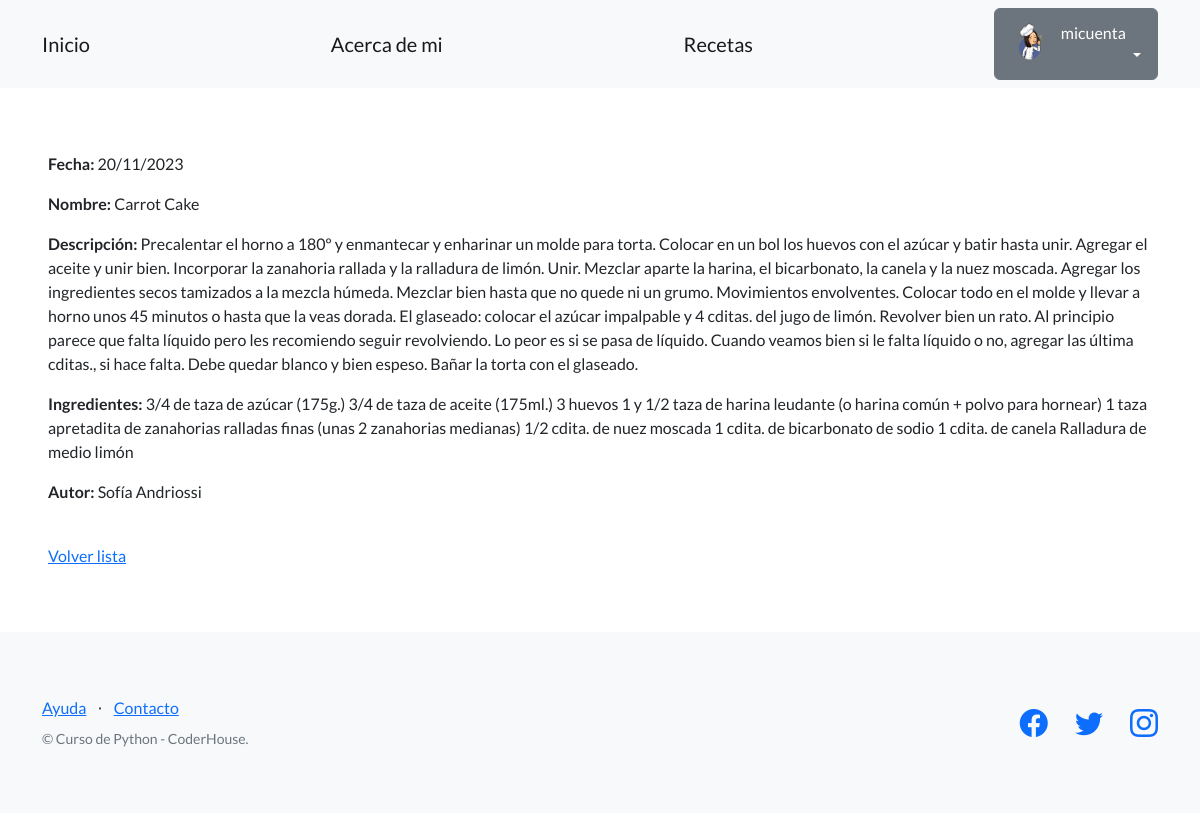
Page /nutricheff/recetas/1/ (signed in) on the committed database.
### perfiles/models.py (models this page shows, shortened)
class Avatar(models.Model):
   user = models.OneToOneField(User, on_delete=models.CASCADE, null=True)
   imagen = models.ImageField(upload_to='avatares', null=True, blank=True)

### control_recetas/models.py (models this page shows, shortened)
class Recetas(models.Model):
    nombre=models.CharField(max_length=25)
    descripcion= models.CharField(max_length=1500)
    ingredientes = models.CharField(max_length=1000)
    autor = models.CharField(max_length=25)
    creador = models.ForeignKey(User, on_delete=models.SET_NULL, null=True)
    fecha= models.CharField(max_length=25, default="fecha desconocida")

### control_recetas/views.py (the view)
# urls.py: path("recetas/<int:pk>/", RecetaDetailView.as_view(), name="ver_receta"),
class RecetaDetailView(DetailView):
    model = Recetas
    success_url = reverse_lazy('lista_recetas')

### control_recetas/templates/control_recetas/recetas_detail.html
{% extends "base.html" %}
{% block contenido %}
<p>
    <strong>Fecha:</strong> {{object.fecha}}
</p>
<p>
 <strong>Nombre:</strong> {{object.nombre}}
</p>
<p>
 <strong>Descripción:</strong> {{object.descripcion}}
</p>
<p>
 <strong>Ingredientes:</strong> {{object.ingredientes}}
</p>
<p>
 <strong>Autor:</strong> {{object.autor}}
</p>
<br>
<a href="{% url 'lista_recetas' %}">Volver lista</a>
{% endblock contenido %}

### templates_base/base.html (shortened to what this page needs)
{% load static %}
<!DOCTYPE html>
<html lang="en">
    <head>
        <link href="https://cdn.jsdelivr.net/npm/bootstrap-icons@1.5.0/font/bootstrap-icons.css" rel="stylesheet" type="text/css" />
        <link href="{% static 'css/styles.css' %}" rel="stylesheet" />
    </head>
    <body>
        <nav class="navbar navbar-light bg-light static-top">
            <div class="container">
                <a class="navbar-brand" href="{% url 'inicio' %}">Inicio</a>
                <a class="navbar-brand" href="{% url 'acerca_de_mi' %}">Acerca de mi</a>
                <a class="navbar-brand" href="{% url 'lista_recetas' %}">Recetas</a>
                {% if user.is_authenticated %}
                <div class="dropdown">
                    <button class="btn btn-secondary dropdown-toggle" type="button" id="dropdownMenuButton1" data-bs-toggle="dropdown" aria-expanded="false">
                        <div style="display: inline-flex;">
                            <img src="{{user.avatar.imagen.url}}" style="max-width:40px;margin-right: 10px;">
                            <span>{{ user.username }}</span>
                        </div>
                    </button>
                </div>
                {% else %}
                <a class="btn btn-primary" href="{% url 'login' %}">Inicio sesión</a>
                <a class="btn btn-success" href="{% url 'registro' %}">Registro</a>
                {% endif %}
            </div>
        </nav>
        <section style="padding:4rem 3rem;">
            {% block contenido %}{% endblock contenido %}
        </section>
        <footer class="footer bg-light">
            <div class="container">
                <div class="row">
                    <div class="col-lg-6 h-100 text-center text-lg-start my-auto">
                        <ul class="list-inline mb-2">
                            <li class="list-inline-item"><a href="#!">Ayuda</a></li>
                            <li class="list-inline-item">⋅</li>
                            <li class="list-inline-item"><a href="#!">Contacto</a></li>
                        </ul>
                        <p class="text-muted small mb-4 mb-lg-0">&copy; Curso de Python - CoderHouse.</p>
                    </div>
                    <div class="col-lg-6 h-100 text-center text-lg-end my-auto">
                        <ul class="list-inline mb-0">
                            <li class="list-inline-item me-4">
                                <a href="#!"><i class="bi-facebook fs-3"></i></a>
                            </li>
                            <li class="list-inline-item me-4">
                                <a href="https://twitter.com/coderhouse"><i class="bi-twitter fs-3"></i></a>
                            </li>
                            <li class="list-inline-item">
                                <a href="https://www.instagram.com/coderhouse"><i class="bi-instagram fs-3"></i></a>
                            </li>
                        </ul>
                    </div>
                </div>
            </div>
        </footer>
    </body>
</html>

### rows in the picture
Recetas: fecha "20/11/2023", nombre "Carrot Cake", descripcion "Precalentar el horno a 180º y enmantecar y enharinar un molde para torta. Colocar en un bol los huevos con el azúcar y batir hasta unir. Agregar el aceite y unir bien. Incorporar la zanahoria rallada y la ralladura de limón. Unir. Mezclar aparte la harina, el bicarbonato, la canela y la nuez moscada. Agregar los ingredientes secos tamizados a la mezcla húmeda. Mezclar bien hasta que no quede ni un grumo. Movimientos envolventes. Colocar todo en el molde y llevar a horno unos 45 minutos o hasta que la veas dorada. El glaseado: colocar el azúcar impalpable y 4 cditas. del jugo de limón. Revolver bien un rato. Al principio parece que falta líquido pero les recomiendo seguir revolviendo. Lo…", ingredientes "3/4 de taza de azúcar (175g.) 3/4 de taza de aceite (175ml.) 3 huevos 1 y 1/2 taza de harina leudante (o harina común + polvo para hornear) 1 taza apretadita de zanahorias ralladas finas (unas 2 zanahorias medianas) 1/2 cdita. de nuez moscada 1 cdita. de bicarbonato de sodio 1 cdita. de canela Ralladura de medio limón", autor "Sofía Andriossi"

### other values in the picture
{{ user.username }} "micuenta"
